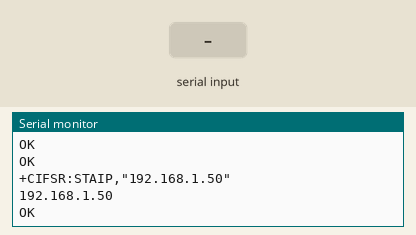
This sketch was run on a simulated Arduino Uno, built with avr-gcc and run on an emulated ATmega328P. On the bench: the last lines printed to the serial monitor. The inputs (shaded band) are chosen by the test bench. The modem accepts every AT command (registered, SIM ready, sends succeed) and sends nothing else.

Above: at 14.4 s.
14.5 s: "1" received over the second serial link
At 15.0 s:
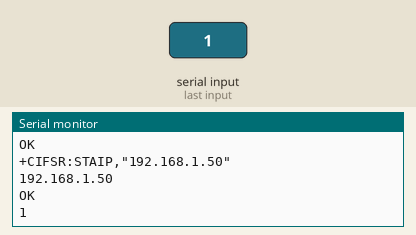
16.0 s: "0" received over the second serial link
At 17.3 s:
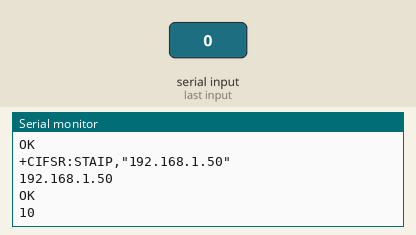

The sketch:

wifi_setup_esp8266.ino
```cpp
#include <SoftwareSerial.h>

// Arduino RX=4 recibe desde TX del ESP.
// Arduino TX=5 envia hacia RX del ESP. Usa divisor de voltaje o level shifter.
SoftwareSerial wifiSerial(4, 5);

void setup() {
  Serial.begin(9600);
  wifiSerial.begin(9600);

  Serial.println("Iniciando configuracion del modulo Wi-Fi...");
  delay(3000);

  // Modo Access Point: el carrito crea su propia red WiFi.
  enviarComando("AT+CWMODE=2");

  // SSID, password, canal 1, seguridad WPA2.
  enviarComando("AT+CWSAP=\"Carrito_LosAltos\",\"12345678\",1,3");

  // Multiples conexiones, necesario para servidor TCP.
  enviarComando("AT+CIPMUX=1");

  // Servidor TCP en puerto 80.
  enviarComando("AT+CIPSERVER=1,80");

  // Muestra IP del modulo. Normalmente sera 192.168.4.1 en modo AP.
  enviarComando("AT+CIFSR");

  Serial.println("=========================================");
  Serial.println("Configuracion terminada.");
  Serial.println("Busca la red WiFi: Carrito_LosAltos");
  Serial.println("Password: 12345678");
  Serial.println("=========================================");
}

void loop() {
  // Puente transparente: todo lo que responde el ESP se ve en Monitor Serie.
  if (wifiSerial.available()) {
    Serial.write(wifiSerial.read());
  }

  // Permite escribir comandos AT manuales desde el Monitor Serie.
  if (Serial.available()) {
    wifiSerial.write(Serial.read());
  }
}

void enviarComando(String comando) {
  Serial.println("--> " + comando);
  wifiSerial.println(comando);
  delay(2000);
}
```

Measured:
- after the input at 14.5 s, the serial monitor: prints a new line at once (image 1)
- after the input at 16.0 s, the serial monitor: prints a new line at once (image 2)
